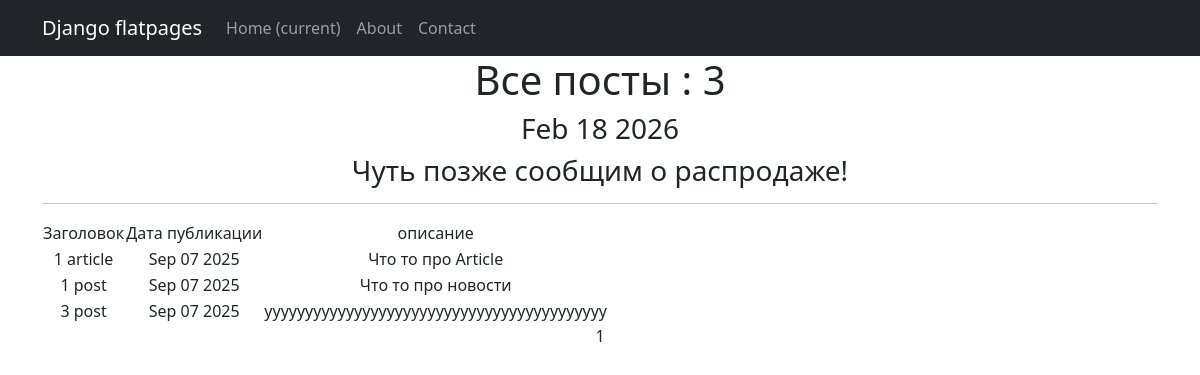
Page /news/ on the committed database.
### simpleapp/models.py (models this page shows, shortened)
class Post(models.Model):
    NEWS = 'news'
    ARTICLE = 'article'
    TYPE_CHOICES = [
        (NEWS, 'News'),
        (ARTICLE, 'Article'),
    ]
    type = models.CharField(max_length=10, choices=TYPE_CHOICES, default=NEWS)
    name = models.CharField(
        max_length=50,
        unique=True,
    )
    datepublic = models.DateTimeField(default=timezone.now)
    description = models.TextField()
    author_name = models.CharField(max_length=100 , default= 'Автор')
    category = models.ForeignKey(
        to='Category',
        on_delete=models.CASCADE,
        related_name='allposts',
    )

### simpleapp/views.py (the view, shortened to what this page needs)
# urls.py: path('', PostsList.as_view() , name='post_list'),
class PostsList(ListView):
    model = Post
    ordering = 'name'
    template_name = 'posts.html'
    context_object_name = 'posts'
    paginate_by = 10
    def get_context_data(self, **kwargs):
        context = super().get_context_data(**kwargs)
        context['bad_words'] = ['редиска','редиску','редиски']
        context['next_sale'] = None
        return context

### simpleapp/templatetags/custom_filters.py (called while the page is built)
@register.filter()
def censor(text, bad_words):
   if not isinstance(text , str):
      raise ValueError ('Должно быть строкой!!!!!!!!')
   for word in bad_words:
      censored_word = word[0] + '*' * (len(word) - 1)
      text = text.replace(word, censored_word)
   return text

### simpleapp/templatetags/custom_tags.py (called while the page is built)
@register.simple_tag()
def current_time(format_string='%b %d %Y'):
   return datetime.utcnow().strftime(format_string)

### templates/posts.html (shortened to what this page needs)
{% extends 'flatpages/default.html' %}
{% load custom_tags%}
{% load custom_filters%}
{% block content %}
<h1>Все посты : {{posts|length}}</h1>
<h3>{% current_time '%b %d %Y' %}</h3>
<h3> {{ next_sale|default_if_none:"Чуть позже сообщим о распродаже!" }}</h3>
<hr>
{% if posts%}
    <table>
           <tr>
               <td>Заголовок</td>
               <td>Дата публикации</td>
               <td>описание</td>
        </tr>
           {% for post in posts %}
           <tr>
               <td>{{ post.name|censor:bad_words}}</td>
               <td>{{post.datepublic|date:'M d Y'}}</td>
               <td>{{ post.description|censor:bad_words }}</td>
           </tr>
           {% endfor %}
       </table>
   {% else %}
       <h2>Новостей пока нет!</h2>
   {% endif %}
   {{ page_obj.number }}
{% endblock content %}

### templates/flatpages/default.html (shortened to what this page needs)
<!DOCTYPE html>
<html lang="en">
    <head>
        {% load static %}
        <link href="{% static 'css/styles.css' %}" rel="stylesheet" />
    </head>
    <body>
        <nav class="navbar navbar-expand-lg navbar-dark bg-dark static-top">
   <div class="container">
       <a class="navbar-brand" href="#">Django flatpages</a>
       <div class="collapse navbar-collapse" id="navbarResponsive">
           <ul class="navbar-nav ml-auto">
               <li class="nav-item active">
                   <a class="nav-link" href="/admin/">Home
                       <span class="sr-only">(current)</span>
                   </a>
               </li>
               <li class="nav-item">
                   <a class="nav-link" href="/about_project/">About</a>
               </li>
               <li class="nav-item">
                   <a class="nav-link" href="/contact_menedjer/">Contact</a>
               </li>
           </ul>
       </div>
   </div>
</nav>
       <div class="container">
   <div class="row">
       <div class="col-lg-12 text-center">
           {% block content %}
           {% endblock content %}
       </div>
   </div>
</div>
    </body>

### rows in the picture
Post: name|censor "1 article", datepublic "Sep 07 2025", description|censor "Что то про Article"
Post: name|censor "1 post", datepublic "Sep 07 2025", description|censor "Что то про новости"
Post: name|censor "3 post", datepublic "Sep 07 2025", description|censor "yyyyyyyyyyyyyyyyyyyyyyyyyyyyyyyyyyyyyyyyyy"

### other values in the picture
{{ posts|length }} "3"
{{ next_sale|default_if_none:"Чуть позже сообщим о распродаже!" }} "Чуть позже сообщим о распродаже!"
{{ page_obj.number }} "1"
